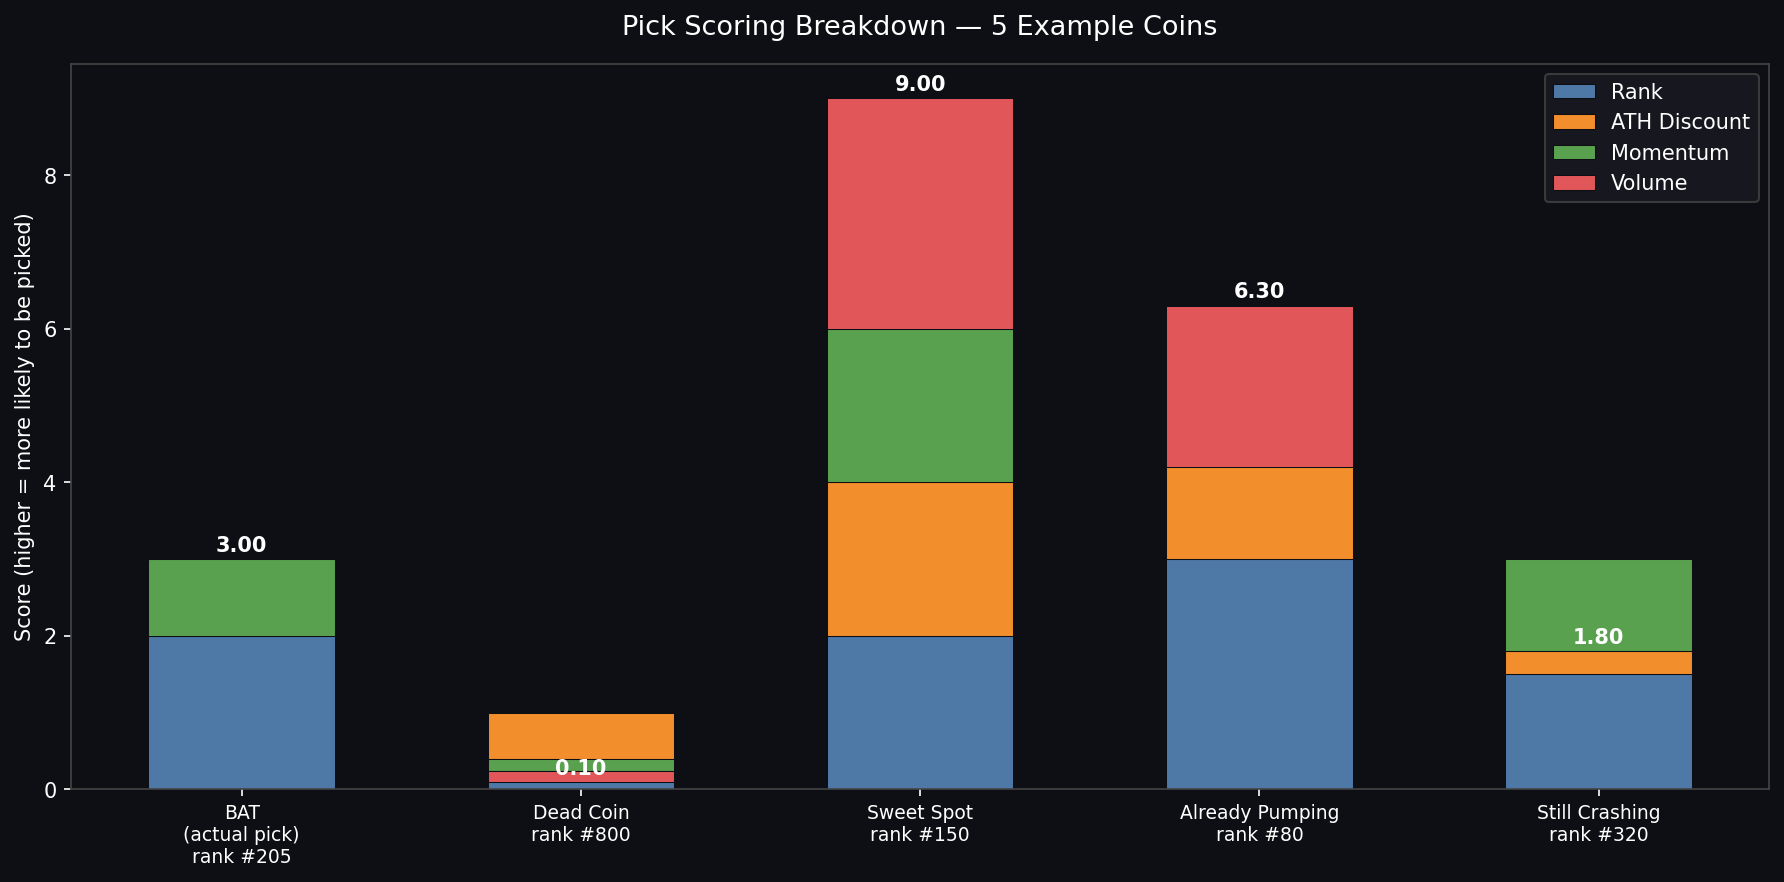

Write the Python code that produced this figure.
import matplotlib
matplotlib.use("Agg")
import matplotlib.pyplot as plt
import matplotlib.patches as mpatches
import numpy as np

# 5 example coins with realistic attributes
coins = [
    {
        "label": "BAT\n(actual pick)\nrank #205",
        "rank": 205, "ath_discount": 92, "price_change_24h": 1.2, "vol_ratio": 0.03,
    },
    {
        "label": "Dead Coin\nrank #800",
        "rank": 800, "ath_discount": 97, "price_change_24h": -15, "vol_ratio": 0.004,
    },
    {
        "label": "Sweet Spot\nrank #150",
        "rank": 150, "ath_discount": 62, "price_change_24h": 4.5, "vol_ratio": 0.08,
    },
    {
        "label": "Already Pumping\nrank #80",
        "rank": 80, "ath_discount": 35, "price_change_24h": 28, "vol_ratio": 0.12,
    },
    {
        "label": "Still Crashing\nrank #320",
        "rank": 320, "ath_discount": 55, "price_change_24h": -18, "vol_ratio": 0.02,
    },
]

def score_breakdown(c):
    rank = c["rank"]
    if rank <= 100:   rank_mult = 3.0
    elif rank <= 300: rank_mult = 2.0
    elif rank <= 500: rank_mult = 1.5
    else:             rank_mult = 1.0

    discount = c["ath_discount"]
    if 35 <= discount <= 80:  ath_mult = 2.0
    elif discount > 95:       ath_mult = 0.4
    else:                     ath_mult = 1.0

    ch = c["price_change_24h"]
    if 0 <= ch <= 10:   mom_mult = 1.5
    elif ch > 20:       mom_mult = 0.7
    elif ch < -10:      mom_mult = 0.6
    else:               mom_mult = 1.0

    vr = c["vol_ratio"]
    if vr >= 0.05:   vol_mult = 1.5
    elif vr < 0.01:  vol_mult = 0.4
    else:            vol_mult = 1.0

    base = 1.0
    return {
        "Rank":     base * rank_mult,
        "ATH Discount": base * rank_mult * ath_mult - base * rank_mult,
        "Momentum": base * rank_mult * ath_mult * mom_mult - base * rank_mult * ath_mult,
        "Volume":   base * rank_mult * ath_mult * mom_mult * vol_mult - base * rank_mult * ath_mult * mom_mult,
    }, base * rank_mult * ath_mult * mom_mult * vol_mult

labels = [c["label"] for c in coins]
breakdowns = []
totals = []
for c in coins:
    bd, total = score_breakdown(c)
    breakdowns.append(bd)
    totals.append(total)

keys = ["Rank", "ATH Discount", "Momentum", "Volume"]
colors = ["#4e79a7", "#f28e2b", "#59a14f", "#e15759"]

x = np.arange(len(coins))
fig, ax = plt.subplots(figsize=(12, 6), facecolor="#0e0f14")
ax.set_facecolor("#0e0f14")

bottoms = np.zeros(len(coins))
for i, key in enumerate(keys):
    vals = np.array([bd[key] for bd in breakdowns])
    bars = ax.bar(x, vals, bottom=bottoms, color=colors[i], label=key, width=0.55, edgecolor="#0e0f14", linewidth=0.5)
    bottoms += vals

# Total score labels on top
for i, (total, bar_top) in enumerate(zip(totals, bottoms)):
    ax.text(i, bar_top + 0.05, f"{total:.2f}", ha="center", va="bottom",
            color="white", fontsize=10, fontweight="bold")

ax.set_xticks(x)
ax.set_xticklabels(labels, color="white", fontsize=9)
ax.set_ylabel("Score (higher = more likely to be picked)", color="white")
ax.set_title("Pick Scoring Breakdown — 5 Example Coins", color="white", fontsize=13, pad=14)
ax.tick_params(colors="white")
ax.spines[:].set_color("#444")
ax.yaxis.label.set_color("white")

legend = ax.legend(loc="upper right", facecolor="#1a1b22", edgecolor="#444", labelcolor="white")
fig.tight_layout()
fig.savefig("score_demo.png", dpi=150, bbox_inches="tight", facecolor=fig.get_facecolor())
print("Saved score_demo.png")
